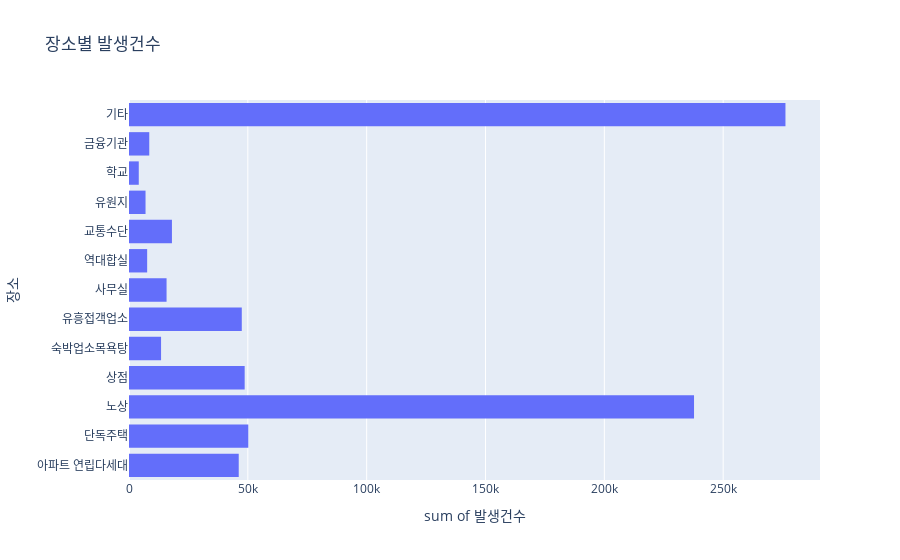

Write notebook code for a chart like this one.
### Code cell
px.histogram(crime, x = "발생건수", y ="장소", histfunc='sum',title="장소별 발생건수")

### Figure 1 — Plotly figure (JSON) as saved in the notebook; plotly's stock layout.template omitted (floating-point values rounded to 4 significant figures)
{"data": [{"alignmentgroup": "True", "bingroup": "y", "histfunc": "sum", "hovertemplate": "sum of 발생건수=%{x}<br>장소=%{y}<extra></extra>", "legendgroup": "", "marker": {"color": "#636efa", "pattern": {"shape": ""}}, "name": "", "offsetgroup": "", "orientation": "h", "showlegend": false, "type": "histogram", "x": [5671, 7325, 39067, 5068, 2320, 5993, 2940, 874, 2079, 1057, 679, 1530, 56071, 5039, 6408, 37548, 4816, 1638, 5004, 2458, 843, 2173, 951, 640, 1322, 57561, 4660, 6266, 35003, 5385, 1533, 5098, 2052, 808, 2197, 854, 636, 1127, 52220, 4523, 5092, 32063, 5047, 1437, 5077, 1772, 908, 2359, 754, 518, 1024, 47261, 7682, 8150, 32372, 8635, 2410, 9356, 2354, 1455, 3110, 1152, 634, 1375, 23263, 8999, 8757, 32295, 10092, 2397, 9725, 2203, 1524, 3358, 1248, 685, 1199, 21186, 9597, 8200, 29395, 9626, 1756, 7199, 2030, 1230, 2791, 941, 319, 949, 18646], "xaxis": "x", "y": ["아파트 연립다세대", "단독주택", "노상", "상점", "숙박업소목욕탕", "유흥접객업소", "사무실", "역대합실", "교통수단", "유원지", "학교", "금융기관", "기타", "아파트 연립다세대", "단독주택", "노상", "상점", "숙박업소목욕탕", "유흥접객업소", "사무실", "역대합실", "교통수단", "유원지", "학교", "금융기관", "기타", "아파트 연립다세대", "단독주택", "노상", "상점", "숙박업소목욕탕", "유흥접객업소", "사무실", "역대합실", "교통수단", "유원지", "학교", "금융기관", "기타", "아파트 연립다세대", "단독주택", "노상", "상점", "숙박업소목욕탕", "유흥접객업소", "사무실", "역대합실", "교통수단", "유원지", "학교", "금융기관", "기타", "아파트 연립다세대", "단독주택", "노상", "상점", "숙박업소목욕탕", "유흥접객업소", "사무실", "역대합실", "교통수단", "유원지", "학교", "금융기관", "기타", "아파트 연립다세대", "단독주택", "노상", "상점", "숙박업소목욕탕", "유흥접객업소", "사무실", "역대합실", "교통수단", "유원지", "학교", "금융기관", "기타", "아파트 연립다세대", "단독주택", "노상", "상점", "숙박업소목욕탕", "유흥접객업소", "사무실", "역대합실", "교통수단", "유원지", "학교", "금융기관", "기타"], "yaxis": "y"}], "layout": {"barmode": "relative", "legend": {"tracegroupgap": 0}, "title": {"text": "장소별 발생건수"}, "xaxis": {"anchor": "y", "domain": [0, 1], "title": {"text": "sum of 발생건수"}}, "yaxis": {"anchor": "x", "domain": [0, 1], "title": {"text": "장소"}}}}
